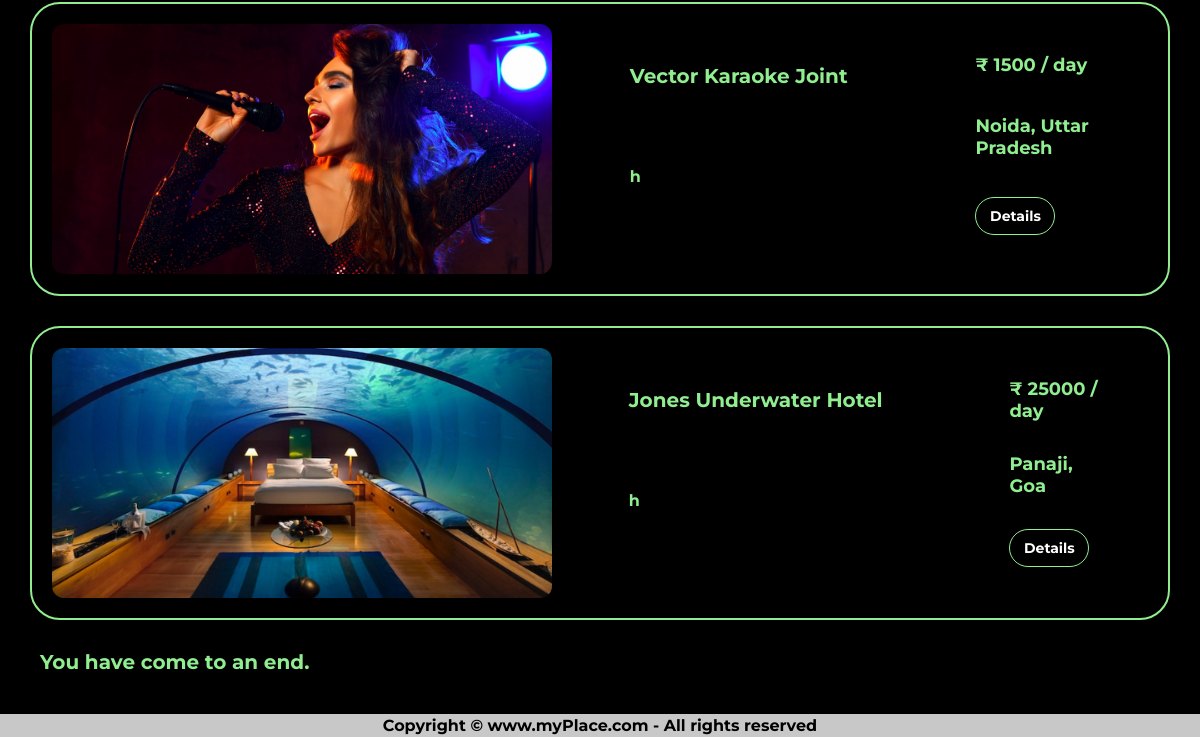
Before: /more/ (signed in, lower part) with the older database file.
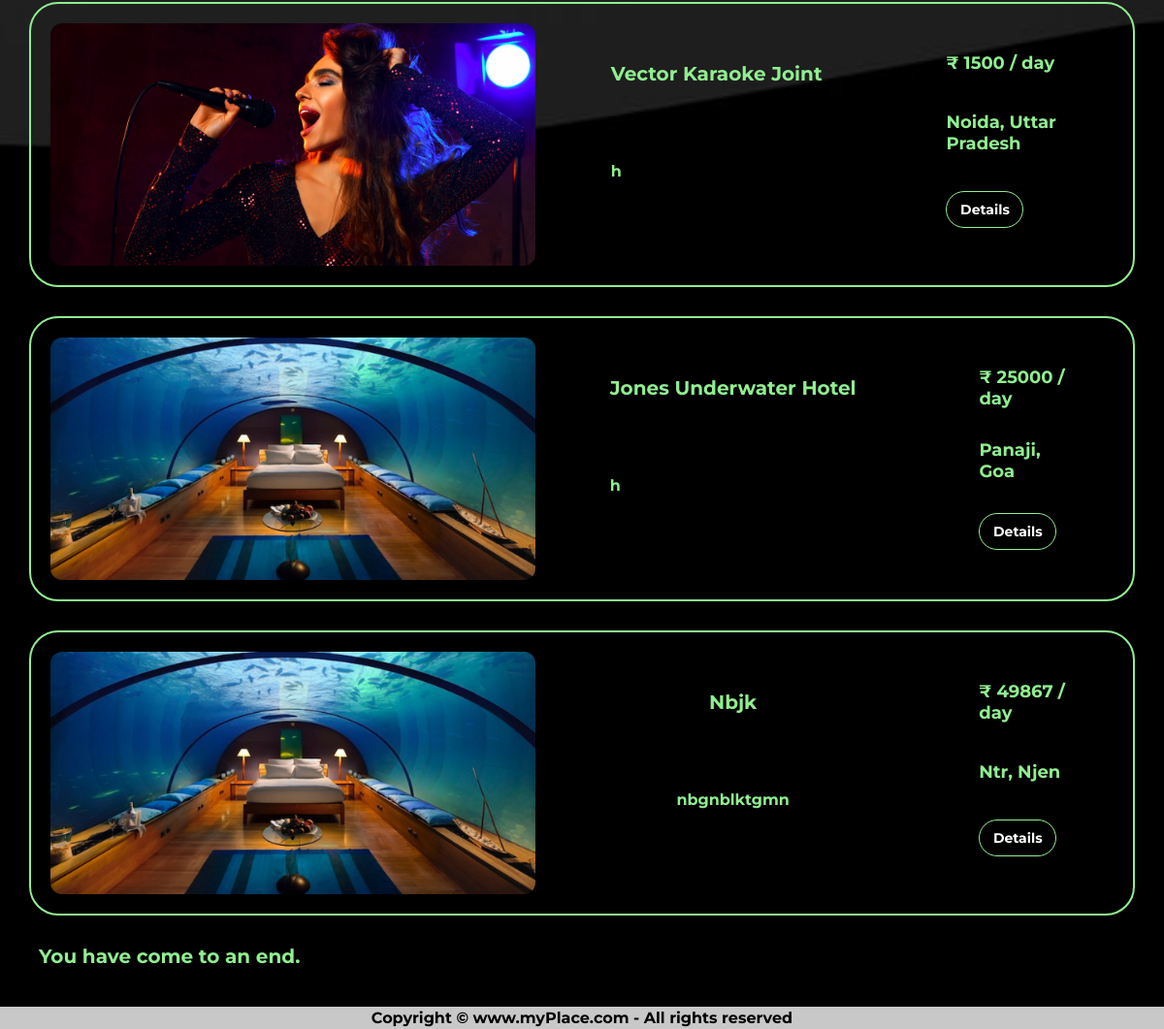
After: the same page with the newer database file.
### posts/models.py (models this page shows, shortened)
class Post(models.Model):
    title = models.CharField(max_length=50)
    category = models.CharField(max_length=20)
    price = models.CharField(max_length=10)
    desc = models.TextField()
    photo = models.ImageField(upload_to='posts/images')
    location = models.CharField(max_length=100)
    city = models.CharField(max_length=20)
    state = models.CharField(max_length=20)

### index/views.py (the view)
# urls.py: path('more/', seemore, name='more'),
def seemore(request):
    posts = Post.objects.all()
    context = {
        'posts': posts
    }
    if request.user.is_anonymous:
        return redirect('/login')
    return render(request, 'more.html', context)

### templates/more.html (shortened to what this page needs)
{% extends 'base.html' %}
{% block cssLink %}more{% endblock cssLink %}
{% block body %}
    {% for i in posts %}
        <div class="postView">
            <div class="photoDiv">
                <img class="photo" src="{{ i.photo.url }}" alt="{{ i.photo.name }}" height="250" width="500">
            </div>
            <div class="nameDiv">
                <p class="topic">{{ i.title }}</p>
                <p>{{ i.desc | truncatechars:250 }}
            </div>
            <div class="price">
                <p>&#8377; {{ i.price }} / day</p>
                <p>{{ i.city }}, {{ i.state }}</p>
                <a href="/details/{{ i.id }}">
                    <button type="button" class="inputs inpBtns">Details</button>
                </a>
            </div>
        </div>
    {% endfor %}
    <div class="end">
        <p>You have come to an end.</p>
    </div>
{% endblock body %}

Changed rows visible on the page:
added Post: photo (picture), title "Nbjk", desc "nbgnblktgmn", price "49867", city "Ntr", state "Njen"
